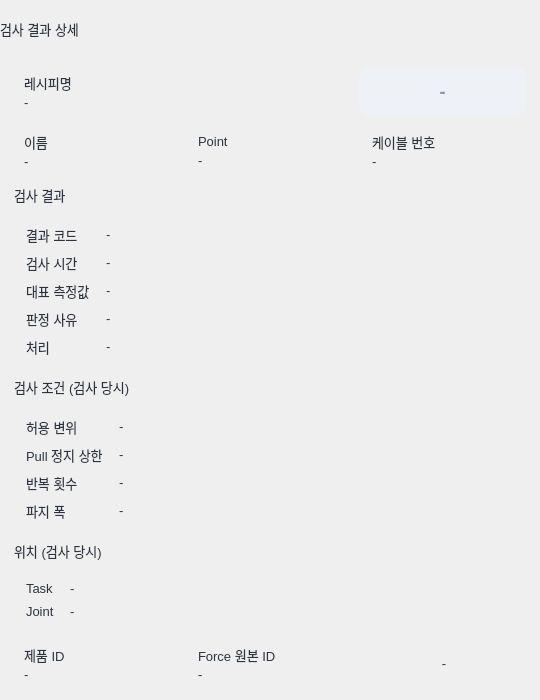
<?xml version='1.0' encoding='UTF-8'?>
<ui version="4.0">
 <class>ResultDetailDialog</class>
 <widget class="QDialog" name="ResultDetailDialog">
  <property name="geometry">
   <rect>
    <x>0</x>
    <y>0</y>
    <width>540</width>
    <height>700</height>
   </rect>
  </property>
  <property name="minimumSize">
   <size>
    <width>540</width>
    <height>0</height>
   </size>
  </property>
  <property name="windowTitle">
   <string>검사 결과 상세</string>
  </property>
  <property name="styleSheet">
   <string notr="true">/* main_window.ui 의 스타일 중 상세창이 쓰는 규칙을 복사한 것이다.
   Designer 에서 이 파일만 열어도 실제와 같은 모양으로 보이게 하기 위해서다.
   HMI 에서는 메인 창의 스타일도 함께 적용되며, 겹치면 여기 적힌 것이 우선한다. */
QWidget { font-family: 'Noto Sans CJK KR', 'NanumGothic', sans-serif; font-size: 13px; color: #2B3440; }
QFrame[role="subPanel"] { background: #F8FAFC; border: 1px solid #E1E7EE; border-radius: 6px; }
QLabel[role="groupTitle"] { font-weight: bold; }
QLabel[role="key"] { color: #5B6675; }
QLabel[role="value"] { font-weight: bold; }
QLabel[role="panelTitle"] { background: #168DB5; color: #FFFFFF; font-size: 14px; font-weight: bold;
    border-top-left-radius: 6px; border-top-right-radius: 6px; padding: 7px 12px; }
#badge { background: #EEF1F5; color: #8A94A3; font-weight: bold; font-size: 18px;
    border-radius: 10px; padding: 3px 12px; }
</string>
  </property>
  <layout class="QVBoxLayout" name="rootLayout">
   <property name="spacing">
    <number>10</number>
   </property>
   <property name="leftMargin">
    <number>0</number>
   </property>
   <property name="topMargin">
    <number>0</number>
   </property>
   <property name="rightMargin">
    <number>0</number>
   </property>
   <property name="bottomMargin">
    <number>12</number>
   </property>
   <item>
    <widget class="QLabel" name="titleLabel">
     <property name="text">
      <string>검사 결과 상세</string>
     </property>
     <property name="role" stdset="0">
      <string notr="true">panelTitle</string>
     </property>
    </widget>
   </item>
   <item>
    <layout class="QVBoxLayout" name="bodyLayout">
     <property name="spacing">
      <number>10</number>
     </property>
     <property name="leftMargin">
      <number>14</number>
     </property>
     <property name="topMargin">
      <number>0</number>
     </property>
     <property name="rightMargin">
      <number>14</number>
     </property>
     <property name="bottomMargin">
      <number>0</number>
     </property>
     <item>
      <layout class="QHBoxLayout" name="topRow" stretch="2,1">
       <item>
        <widget class="QFrame" name="recipeCard">
         <property name="role" stdset="0">
          <string notr="true">subPanel</string>
         </property>
         <layout class="QVBoxLayout" name="recipeCardLayout">
          <property name="spacing">
           <number>2</number>
          </property>
          <property name="leftMargin">
           <number>10</number>
          </property>
          <property name="topMargin">
           <number>6</number>
          </property>
          <property name="rightMargin">
           <number>10</number>
          </property>
          <property name="bottomMargin">
           <number>6</number>
          </property>
          <item>
           <widget class="QLabel" name="recipeKey">
            <property name="text">
             <string>레시피명</string>
            </property>
            <property name="role" stdset="0">
             <string notr="true">key</string>
            </property>
           </widget>
          </item>
          <item>
           <widget class="QLabel" name="recipeValue">
            <property name="text">
             <string>-</string>
            </property>
            <property name="role" stdset="0">
             <string notr="true">value</string>
            </property>
            <property name="textInteractionFlags">
             <set>Qt::TextSelectableByMouse</set>
            </property>
           </widget>
          </item>
         </layout>
        </widget>
       </item>
       <item>
        <widget class="QLabel" name="badge">
         <property name="minimumSize">
          <size>
           <width>0</width>
           <height>48</height>
          </size>
         </property>
         <property name="text">
          <string>-</string>
         </property>
         <property name="alignment">
          <set>Qt::AlignCenter</set>
         </property>
        </widget>
       </item>
      </layout>
     </item>
     <item>
      <layout class="QHBoxLayout" name="midRow" stretch="1,1,1">
       <item>
        <widget class="QFrame" name="nameCard">
         <property name="role" stdset="0">
          <string notr="true">subPanel</string>
         </property>
         <layout class="QVBoxLayout" name="nameCardLayout">
          <property name="spacing">
           <number>2</number>
          </property>
          <property name="leftMargin">
           <number>10</number>
          </property>
          <property name="topMargin">
           <number>6</number>
          </property>
          <property name="rightMargin">
           <number>10</number>
          </property>
          <property name="bottomMargin">
           <number>6</number>
          </property>
          <item>
           <widget class="QLabel" name="nameKey">
            <property name="text">
             <string>이름</string>
            </property>
            <property name="role" stdset="0">
             <string notr="true">key</string>
            </property>
           </widget>
          </item>
          <item>
           <widget class="QLabel" name="nameValue">
            <property name="text">
             <string>-</string>
            </property>
            <property name="role" stdset="0">
             <string notr="true">value</string>
            </property>
            <property name="textInteractionFlags">
             <set>Qt::TextSelectableByMouse</set>
            </property>
           </widget>
          </item>
         </layout>
        </widget>
       </item>
       <item>
        <widget class="QFrame" name="pointCard">
         <property name="role" stdset="0">
          <string notr="true">subPanel</string>
         </property>
         <layout class="QVBoxLayout" name="pointCardLayout">
          <property name="spacing">
           <number>2</number>
          </property>
          <property name="leftMargin">
           <number>10</number>
          </property>
          <property name="topMargin">
           <number>6</number>
          </property>
          <property name="rightMargin">
           <number>10</number>
          </property>
          <property name="bottomMargin">
           <number>6</number>
          </property>
          <item>
           <widget class="QLabel" name="pointKey">
            <property name="text">
             <string>Point</string>
            </property>
            <property name="role" stdset="0">
             <string notr="true">key</string>
            </property>
           </widget>
          </item>
          <item>
           <widget class="QLabel" name="pointValue">
            <property name="text">
             <string>-</string>
            </property>
            <property name="role" stdset="0">
             <string notr="true">value</string>
            </property>
            <property name="textInteractionFlags">
             <set>Qt::TextSelectableByMouse</set>
            </property>
           </widget>
          </item>
         </layout>
        </widget>
       </item>
       <item>
        <widget class="QFrame" name="cableCard">
         <property name="role" stdset="0">
          <string notr="true">subPanel</string>
         </property>
         <layout class="QVBoxLayout" name="cableCardLayout">
          <property name="spacing">
           <number>2</number>
          </property>
          <property name="leftMargin">
           <number>10</number>
          </property>
          <property name="topMargin">
           <number>6</number>
          </property>
          <property name="rightMargin">
           <number>10</number>
          </property>
          <property name="bottomMargin">
           <number>6</number>
          </property>
          <item>
           <widget class="QLabel" name="cableKey">
            <property name="text">
             <string>케이블 번호</string>
            </property>
            <property name="role" stdset="0">
             <string notr="true">key</string>
            </property>
           </widget>
          </item>
          <item>
           <widget class="QLabel" name="cableValue">
            <property name="text">
             <string>-</string>
            </property>
            <property name="role" stdset="0">
             <string notr="true">value</string>
            </property>
            <property name="textInteractionFlags">
             <set>Qt::TextSelectableByMouse</set>
            </property>
           </widget>
          </item>
         </layout>
        </widget>
       </item>
      </layout>
     </item>
     <item>
      <widget class="QLabel" name="resultTitle">
       <property name="text">
        <string>검사 결과</string>
       </property>
       <property name="role" stdset="0">
        <string notr="true">groupTitle</string>
       </property>
      </widget>
     </item>
     <item>
      <widget class="QFrame" name="resultPanel">
       <property name="role" stdset="0">
        <string notr="true">subPanel</string>
       </property>
       <layout class="QGridLayout" name="resultPanelLayout" columnstretch="0,1">
        <property name="leftMargin">
         <number>12</number>
        </property>
        <property name="topMargin">
         <number>10</number>
        </property>
        <property name="rightMargin">
         <number>12</number>
        </property>
        <property name="bottomMargin">
         <number>10</number>
        </property>
        <property name="horizontalSpacing">
         <number>16</number>
        </property>
        <property name="verticalSpacing">
         <number>8</number>
        </property>
        <item row="0" column="0" alignment="Qt::AlignTop">
         <widget class="QLabel" name="resultCodeKey">
          <property name="text">
           <string>결과 코드</string>
          </property>
          <property name="role" stdset="0">
           <string notr="true">key</string>
          </property>
         </widget>
        </item>
        <item row="0" column="1">
         <widget class="QLabel" name="resultCodeValue">
          <property name="text">
           <string>-</string>
          </property>
          <property name="role" stdset="0">
           <string notr="true">value</string>
          </property>
          <property name="textInteractionFlags">
           <set>Qt::TextSelectableByMouse</set>
          </property>
          <property name="wordWrap">
           <bool>true</bool>
          </property>
         </widget>
        </item>
        <item row="1" column="0" alignment="Qt::AlignTop">
         <widget class="QLabel" name="timeKey">
          <property name="text">
           <string>검사 시간</string>
          </property>
          <property name="role" stdset="0">
           <string notr="true">key</string>
          </property>
         </widget>
        </item>
        <item row="1" column="1">
         <widget class="QLabel" name="timeValue">
          <property name="text">
           <string>-</string>
          </property>
          <property name="role" stdset="0">
           <string notr="true">value</string>
          </property>
          <property name="textInteractionFlags">
           <set>Qt::TextSelectableByMouse</set>
          </property>
          <property name="wordWrap">
           <bool>true</bool>
          </property>
         </widget>
        </item>
        <item row="2" column="0" alignment="Qt::AlignTop">
         <widget class="QLabel" name="measuredKey">
          <property name="text">
           <string>대표 측정값</string>
          </property>
          <property name="role" stdset="0">
           <string notr="true">key</string>
          </property>
         </widget>
        </item>
        <item row="2" column="1">
         <widget class="QLabel" name="measuredValue">
          <property name="text">
           <string>-</string>
          </property>
          <property name="role" stdset="0">
           <string notr="true">value</string>
          </property>
          <property name="textInteractionFlags">
           <set>Qt::TextSelectableByMouse</set>
          </property>
          <property name="wordWrap">
           <bool>true</bool>
          </property>
         </widget>
        </item>
        <item row="3" column="0" alignment="Qt::AlignTop">
         <widget class="QLabel" name="reasonKey">
          <property name="text">
           <string>판정 사유</string>
          </property>
          <property name="role" stdset="0">
           <string notr="true">key</string>
          </property>
         </widget>
        </item>
        <item row="3" column="1">
         <widget class="QLabel" name="reasonValue">
          <property name="text">
           <string>-</string>
          </property>
          <property name="role" stdset="0">
           <string notr="true">value</string>
          </property>
          <property name="textInteractionFlags">
           <set>Qt::TextSelectableByMouse</set>
          </property>
          <property name="wordWrap">
           <bool>true</bool>
          </property>
         </widget>
        </item>
        <item row="4" column="0" alignment="Qt::AlignTop">
         <widget class="QLabel" name="actionKey">
          <property name="text">
           <string>처리</string>
          </property>
          <property name="role" stdset="0">
           <string notr="true">key</string>
          </property>
         </widget>
        </item>
        <item row="4" column="1">
         <widget class="QLabel" name="actionValue">
          <property name="text">
           <string>-</string>
          </property>
          <property name="role" stdset="0">
           <string notr="true">value</string>
          </property>
          <property name="textInteractionFlags">
           <set>Qt::TextSelectableByMouse</set>
          </property>
          <property name="wordWrap">
           <bool>true</bool>
          </property>
         </widget>
        </item>
       </layout>
      </widget>
     </item>
     <item>
      <widget class="QLabel" name="criteriaTitle">
       <property name="text">
        <string>검사 조건 (검사 당시)</string>
       </property>
       <property name="role" stdset="0">
        <string notr="true">groupTitle</string>
       </property>
      </widget>
     </item>
     <item>
      <widget class="QFrame" name="criteriaPanel">
       <property name="role" stdset="0">
        <string notr="true">subPanel</string>
       </property>
       <layout class="QGridLayout" name="criteriaPanelLayout" columnstretch="0,1">
        <property name="leftMargin">
         <number>12</number>
        </property>
        <property name="topMargin">
         <number>10</number>
        </property>
        <property name="rightMargin">
         <number>12</number>
        </property>
        <property name="bottomMargin">
         <number>10</number>
        </property>
        <property name="horizontalSpacing">
         <number>16</number>
        </property>
        <property name="verticalSpacing">
         <number>8</number>
        </property>
        <item row="0" column="0" alignment="Qt::AlignTop">
         <widget class="QLabel" name="limitKey">
          <property name="text">
           <string>허용 변위</string>
          </property>
          <property name="role" stdset="0">
           <string notr="true">key</string>
          </property>
         </widget>
        </item>
        <item row="0" column="1">
         <widget class="QLabel" name="limitValue">
          <property name="text">
           <string>-</string>
          </property>
          <property name="role" stdset="0">
           <string notr="true">value</string>
          </property>
          <property name="textInteractionFlags">
           <set>Qt::TextSelectableByMouse</set>
          </property>
          <property name="wordWrap">
           <bool>true</bool>
          </property>
         </widget>
        </item>
        <item row="1" column="0" alignment="Qt::AlignTop">
         <widget class="QLabel" name="pullForceKey">
          <property name="text">
           <string>Pull 정지 상한</string>
          </property>
          <property name="role" stdset="0">
           <string notr="true">key</string>
          </property>
         </widget>
        </item>
        <item row="1" column="1">
         <widget class="QLabel" name="pullForceValue">
          <property name="text">
           <string>-</string>
          </property>
          <property name="role" stdset="0">
           <string notr="true">value</string>
          </property>
          <property name="textInteractionFlags">
           <set>Qt::TextSelectableByMouse</set>
          </property>
          <property name="wordWrap">
           <bool>true</bool>
          </property>
         </widget>
        </item>
        <item row="2" column="0" alignment="Qt::AlignTop">
         <widget class="QLabel" name="repeatKey">
          <property name="text">
           <string>반복 횟수</string>
          </property>
          <property name="role" stdset="0">
           <string notr="true">key</string>
          </property>
         </widget>
        </item>
        <item row="2" column="1">
         <widget class="QLabel" name="repeatValue">
          <property name="text">
           <string>-</string>
          </property>
          <property name="role" stdset="0">
           <string notr="true">value</string>
          </property>
          <property name="textInteractionFlags">
           <set>Qt::TextSelectableByMouse</set>
          </property>
          <property name="wordWrap">
           <bool>true</bool>
          </property>
         </widget>
        </item>
        <item row="3" column="0" alignment="Qt::AlignTop">
         <widget class="QLabel" name="gripWidthKey">
          <property name="text">
           <string>파지 폭</string>
          </property>
          <property name="role" stdset="0">
           <string notr="true">key</string>
          </property>
         </widget>
        </item>
        <item row="3" column="1">
         <widget class="QLabel" name="gripWidthValue">
          <property name="text">
           <string>-</string>
          </property>
          <property name="role" stdset="0">
           <string notr="true">value</string>
          </property>
          <property name="textInteractionFlags">
           <set>Qt::TextSelectableByMouse</set>
          </property>
          <property name="wordWrap">
           <bool>true</bool>
          </property>
         </widget>
        </item>
       </layout>
      </widget>
     </item>
     <item>
      <widget class="QLabel" name="poseTitle">
       <property name="text">
        <string>위치 (검사 당시)</string>
       </property>
       <property name="role" stdset="0">
        <string notr="true">groupTitle</string>
       </property>
      </widget>
     </item>
     <item>
      <widget class="QFrame" name="posePanel">
       <property name="role" stdset="0">
        <string notr="true">subPanel</string>
       </property>
       <layout class="QGridLayout" name="posePanelLayout" columnstretch="0,1">
        <property name="leftMargin">
         <number>12</number>
        </property>
        <property name="topMargin">
         <number>10</number>
        </property>
        <property name="rightMargin">
         <number>12</number>
        </property>
        <property name="bottomMargin">
         <number>10</number>
        </property>
        <property name="horizontalSpacing">
         <number>16</number>
        </property>
        <property name="verticalSpacing">
         <number>8</number>
        </property>
        <item row="0" column="0" alignment="Qt::AlignTop">
         <widget class="QLabel" name="taskKey">
          <property name="text">
           <string>Task</string>
          </property>
          <property name="role" stdset="0">
           <string notr="true">key</string>
          </property>
         </widget>
        </item>
        <item row="0" column="1">
         <widget class="QLabel" name="taskValue">
          <property name="text">
           <string>-</string>
          </property>
          <property name="role" stdset="0">
           <string notr="true">value</string>
          </property>
          <property name="textInteractionFlags">
           <set>Qt::TextSelectableByMouse</set>
          </property>
          <property name="wordWrap">
           <bool>true</bool>
          </property>
         </widget>
        </item>
        <item row="1" column="0" alignment="Qt::AlignTop">
         <widget class="QLabel" name="jointKey">
          <property name="text">
           <string>Joint</string>
          </property>
          <property name="role" stdset="0">
           <string notr="true">key</string>
          </property>
         </widget>
        </item>
        <item row="1" column="1">
         <widget class="QLabel" name="jointValue">
          <property name="text">
           <string>-</string>
          </property>
          <property name="role" stdset="0">
           <string notr="true">value</string>
          </property>
          <property name="textInteractionFlags">
           <set>Qt::TextSelectableByMouse</set>
          </property>
          <property name="wordWrap">
           <bool>true</bool>
          </property>
         </widget>
        </item>
       </layout>
      </widget>
     </item>
     <item>
      <layout class="QHBoxLayout" name="bottomRow" stretch="1,1,1">
       <item>
        <widget class="QFrame" name="productCard">
         <property name="role" stdset="0">
          <string notr="true">subPanel</string>
         </property>
         <layout class="QVBoxLayout" name="productCardLayout">
          <property name="spacing">
           <number>2</number>
          </property>
          <property name="leftMargin">
           <number>10</number>
          </property>
          <property name="topMargin">
           <number>6</number>
          </property>
          <property name="rightMargin">
           <number>10</number>
          </property>
          <property name="bottomMargin">
           <number>6</number>
          </property>
          <item>
           <widget class="QLabel" name="productKey">
            <property name="text">
             <string>제품 ID</string>
            </property>
            <property name="role" stdset="0">
             <string notr="true">key</string>
            </property>
           </widget>
          </item>
          <item>
           <widget class="QLabel" name="productValue">
            <property name="text">
             <string>-</string>
            </property>
            <property name="role" stdset="0">
             <string notr="true">value</string>
            </property>
            <property name="textInteractionFlags">
             <set>Qt::TextSelectableByMouse</set>
            </property>
           </widget>
          </item>
         </layout>
        </widget>
       </item>
       <item>
        <widget class="QFrame" name="forceIdCard">
         <property name="role" stdset="0">
          <string notr="true">subPanel</string>
         </property>
         <layout class="QVBoxLayout" name="forceIdCardLayout">
          <property name="spacing">
           <number>2</number>
          </property>
          <property name="leftMargin">
           <number>10</number>
          </property>
          <property name="topMargin">
           <number>6</number>
          </property>
          <property name="rightMargin">
           <number>10</number>
          </property>
          <property name="bottomMargin">
           <number>6</number>
          </property>
          <item>
           <widget class="QLabel" name="forceIdKey">
            <property name="text">
             <string>Force 원본 ID</string>
            </property>
            <property name="role" stdset="0">
             <string notr="true">key</string>
            </property>
           </widget>
          </item>
          <item>
           <widget class="QLabel" name="forceIdValue">
            <property name="text">
             <string>-</string>
            </property>
            <property name="role" stdset="0">
             <string notr="true">value</string>
            </property>
            <property name="textInteractionFlags">
             <set>Qt::TextSelectableByMouse</set>
            </property>
           </widget>
          </item>
         </layout>
        </widget>
       </item>
       <item>
        <widget class="QLabel" name="dbSaved">
         <property name="text">
          <string>-</string>
         </property>
         <property name="role" stdset="0">
          <string notr="true">value</string>
         </property>
         <property name="alignment">
          <set>Qt::AlignCenter</set>
         </property>
        </widget>
       </item>
      </layout>
     </item>
    </layout>
   </item>
  </layout>
 </widget>
 <resources />
 <connections />
</ui>
